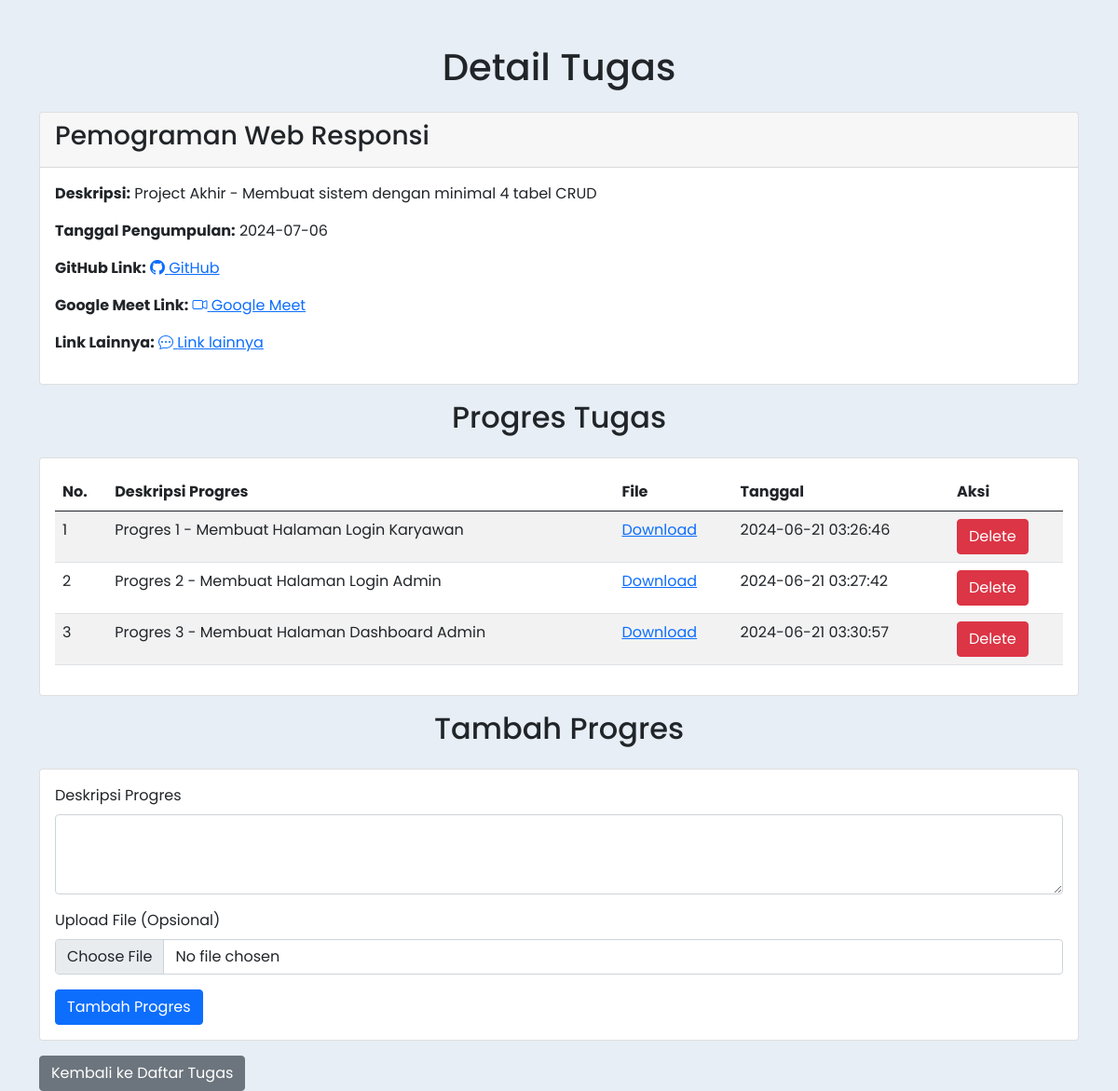
Page /view-tugas.php?id=2 on the committed database.
### tables this page shows
CREATE TABLE `tugas` (
  `id` int(11) NOT NULL,
  `nama_tugas` varchar(255) NOT NULL,
  `deskripsi` text DEFAULT NULL,
  `tanggal_pengumpulan` date DEFAULT NULL,
  `github_link` varchar(255) DEFAULT NULL,
  `google_meet_link` varchar(255) DEFAULT NULL,
  `whatsapp_link` varchar(255) DEFAULT NULL
);

CREATE TABLE `progres` (
  `id` int(11) NOT NULL,
  `tugas_id` int(11) NOT NULL,
  `deskripsi` text NOT NULL,
  `file_path` varchar(255) DEFAULT NULL,
  `tanggal` timestamp NOT NULL DEFAULT current_timestamp()
);

### view-tugas.php (the view, shortened to what this page needs)
<?php
include 'config.php';
$id = $_GET['id'];
$sql_tugas = "SELECT * FROM tugas WHERE id = $id";
$result_tugas = mysqli_query($mysqli, $sql_tugas);
$tugas = mysqli_fetch_assoc($result_tugas);
$sql_progres = "SELECT * FROM progres WHERE tugas_id = $id";
$result_progres = mysqli_query($mysqli, $sql_progres);
?>
<!DOCTYPE html>
<html lang="en">
  <head>
    <link rel="stylesheet" href="css/bootstrap.min.css" />
    <link rel="stylesheet" href="https://cdn.jsdelivr.net/npm/bootstrap-icons@1.11.3/font/bootstrap-icons.min.css" />
    <link rel="stylesheet" href="css/dataTables.bootstrap5.min.css" />
    <link rel="stylesheet" href="css/style.css" />
    <link rel="stylesheet" href="css/style2.css" />
  </head>
  <body>
    <div class="container mt-5">
      <h1 class="text-center mb-4">Detail Tugas</h1>
      <div class="card mb-3">
        <div class="card-header">
          <h3><?php echo $tugas['nama_tugas']; ?></h3>
        </div>
        <div class="card-body">
          <p><strong>Deskripsi:</strong> <?php echo $tugas['deskripsi']; ?></p>
          <p><strong>Tanggal Pengumpulan:</strong> <?php echo $tugas['tanggal_pengumpulan']; ?></p>
                <?php if ($tugas['github_link']) : ?>
                    <p>
                        <strong>GitHub Link:</strong>
                        <a href="<?php echo $tugas['github_link']; ?>" target="_blank">
                            <i class="bi bi-github"></i> GitHub
                        </a>
                    </p>
                <?php endif; ?>
                <?php if ($tugas['google_meet_link']) : ?>
                    <p>
                        <strong>Google Meet Link:</strong>
                        <a href="<?php echo $tugas['google_meet_link']; ?>" target="_blank">
                            <i class="bi bi-camera-video"></i> Google Meet
                        </a>
                    </p>
                <?php endif; ?>
                <?php if ($tugas['whatsapp_link']) : ?>
                    <p>
                        <strong>Link Lainnya:</strong>
                        <a href="<?php echo $tugas['whatsapp_link']; ?>" target="_blank">
                            <i class="bi bi-chat-dots"></i> Link lainnya
                        </a>
                    </p>
                <?php endif; ?>
        </div>
      </div>
      <h2 class="text-center mb-4">Progres Tugas</h2>
      <div class="card mb-3">
        <div class="card-body">
          <table class="table table-striped">
            <thead>
              <tr>
                <th>No.</th>
                <th>Deskripsi Progres</th>
                <th>File</th>
                <th>Tanggal</th>
                <th>Aksi</th>
              </tr>
            </thead>
            <tbody>
              <?php
              $counter = 1;
              if ($result_progres->num_rows > 0) {
                  while ($row = $result_progres->fetch_assoc()) {
                      echo "<tr>
                              <td>{$counter}</td>
                              <td>{$row['deskripsi']}</td>
                              <td>";
                      if ($row['file_path']) {
                          echo "<a href='download.php?file=".urlencode(basename($row['file_path']))."' target='_blank'>Download</a>";
                      } else {
                          echo "No file";
                      }
                      echo "</td>
                              <td>{$row['tanggal']}</td>
                              <td>
                                  <a href='delete-progres.php?id={$row['id']}&tugas_id={$id}' class='btn btn-danger' onclick='return confirm(\"Apakah Anda yakin ingin menghapus progres ini?\")'>Delete</a>
                              </td>
                            </tr>";
                      $counter++;
                  }
              } else {
                  echo "<tr><td colspan='5'>No data available</td></tr>";
              }
              ?>
            </tbody>
          </table>
        </div>
      </div>
      <h2 class="text-center mb-4">Tambah Progres</h2>
      <div class="card mb-3">
        <div class="card-body">
          <form action="create-progres.php" method="post" enctype="multipart/form-data">
            <div class="mb-3">
              <label for="deskripsi" class="form-label">Deskripsi Progres</label>
              <textarea class="form-control" id="deskripsi" name="deskripsi" rows="3" required></textarea>
            </div>
            <div class="mb-3">
              <label for="file" class="form-label">Upload File (Opsional)</label>
              <input class="form-control" type="file" id="file" name="file">
            </div>
            <button type="submit" class="btn btn-primary">Tambah Progres</button>
          </form>
        </div>
      </div>
      <a href="tugas.php" class="btn btn-secondary">Kembali ke Daftar Tugas</a>
    </div>
  </body>
</html>

### css/style.css (style rules this page uses)
body, button { font-family: "Poppins", sans-serif; background-color: #e7eef5; }
:root { --offcanvas-width: 270px; --topNavbarHeight: 100px; }
@media (min-width: 992px) { body { overflow: auto !important; } }

### rows in the picture
tugas: nama_tugas "Pemograman Web Responsi", deskripsi "Project Akhir - Membuat sistem dengan minimal 4 tabel CRUD", tanggal_pengumpulan "2024-07-06"
progres: deskripsi "Progres 1 - Membuat Halaman Login Karyawan", tanggal "2024-06-21 03:26:46"
progres: deskripsi "Progres 2 - Membuat Halaman Login Admin", tanggal "2024-06-21 03:27:42"
progres: deskripsi "Progres 3 - Membuat Halaman Dashboard Admin", tanggal "2024-06-21 03:30:57"
